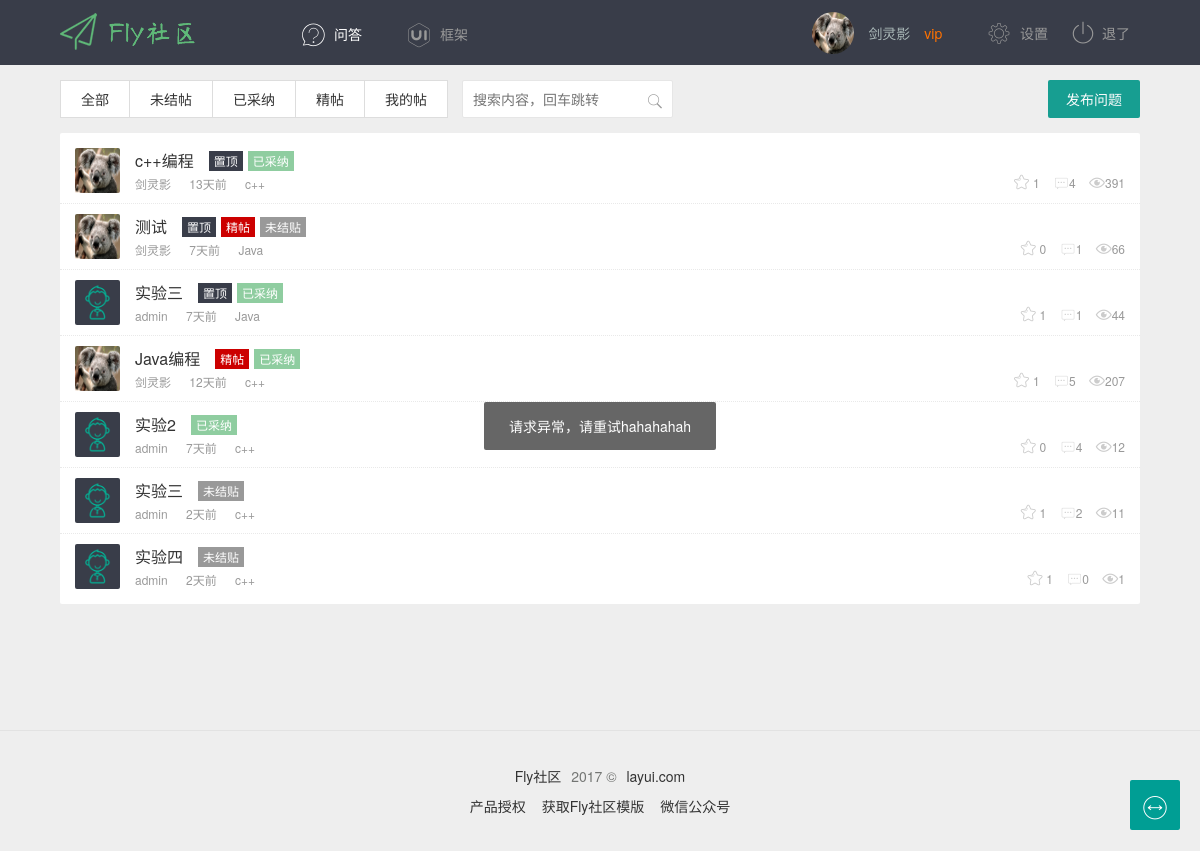
/jie/page/1 (signed in), run on the app's committed database.
### myweb/models.py (models this page shows, shortened)
class Webuser(models.Model):#用户表
    id = models.AutoField(primary_key=True)  # ID
    user=models.OneToOneField(User)#user一对一
    avatar=models.ImageField(upload_to='avatar',blank=True,null=True,default='static/images/avatar/default.png')#头像
    score=models.IntegerField(default=0)#积分
    desc=models.TextField(blank=True,null=True)#签名
    city=models.TextField(max_length=50,blank=True,null=True)#城市
    sex=models.IntegerField(default=0)#0为男，1为女
    qq=models.TextField(max_length=12,blank=True,null=True)
    weibo=models.TextField(max_length=50,blank=True,null=True)
    collection=models.ManyToManyField('Article')#文章收藏，与文章多对多

class Article(models.Model):
    aid=models.AutoField(primary_key=True)
    title=models.CharField(max_length=50,default="这是标题")#文章标题
    content=models.TextField()#正文
    creator=models.ForeignKey(Webuser,default=None)#作者
    pubTime=models.DateTimeField(auto_now_add=True)#发布时间
    parentID=models.ForeignKey('self',default=0)#父贴。0表示为文章，否则为回复
    score=models.IntegerField(default=0,null=True)#帖子悬赏积分
    attach=models.ForeignKey(Attachment,null=True)#帖子附加信息
    Article_Category = models.ManyToManyField('Category')#文章目录

class Category(models.Model):#目录表
    cid=models.CharField(primary_key=True,max_length=50)
    category=models.CharField(max_length=50)#目录名
    group=models.CharField(max_length=50)#目录分组

class Attachment(models.Model):
    id = models.AutoField(primary_key=True)#附件ID
    price=models.IntegerField(default=0)#附件下载所需积分
    data=models.FilePathField(default='/')#附件路径
    isTop=models.IntegerField(default=0)#是否置顶
    isPicked=models.IntegerField(default=0)#是否加精（文章时）|采纳（回复时）
    isFinish=models.IntegerField(default=0)#是否完结
    clicks=models.IntegerField(default=0)#点击数（文章时）|点赞数（回复时）
    replys=models.IntegerField(default=0)#回复数
    votes=models.ManyToManyField('Webuser')#点赞数

### myweb/views.py (the view)
# urls.py: url(r'^jie/page/(\d+)$', myview.jieindex, name='jieindex'),#问答的特定页
def jieindex(request,page=1):
    if request.user.is_authenticated():#用户认证
        page=int(page)
        webuser = Webuser.objects.get(user_id=request.user.id)#获取用户
        num=Article.objects.filter(parentID=0).count()#获取文章总数
        num=int(num/10)+1#总页数
        start=10*(page-1)#起始页
        end=start+10#结束页
        articles=Article.objects.filter(parentID=0).order_by("pubTime").order_by("-attach__isTop")[start:end]#获取始末区间文章
        result={
            "curr":page,#当前页
            "num":num#总页数
        }
        return render(request, 'website/jie/index.html',{'webuser':webuser,"articles":articles,'result':json.dumps(result)})
    else:
        return render(request, 'website/user/login.html')

### myweb/templates/website/jie/index.html (shortened to what this page needs)
{% extends "base.html"%}
  {% load static %}
{% block content%}
<div class="main layui-clear">
  <div class="wrap">
    <div class="content" style="margin-right:0">
      <div class="fly-tab">
        <span>
          <a href="{% url 'jieindex' 1%}">全部</a>
          <a href="{% url 'jietie' "unsolved" 1%}">未结帖</a>
          <a href="{% url 'jietie' "solved" 1%}">已采纳</a>
          <a href="{% url 'jietie' "picked" 1%}">精帖</a>
          <a href="{% url 'userindex' %}">我的帖</a>
        </span>
        <form action="http://cn.bing.com/search" class="fly-search">
          <i class="iconfont icon-sousuo"></i>
          <input class="layui-input" autocomplete="off" placeholder="搜索内容，回车跳转" type="text" name="q">
        </form>
        <a href="{% url 'jieadd' %}" class="layui-btn jie-add">发布问题</a>
      </div>
{% if articles  %}
      <ul class="fly-list">
          {% for article in articles %}
        <li class="fly-list-li">
          <a href="{% url 'userhome' article.creator.user.id %}" class="fly-list-avatar">
            <img src="/{{ article.creator.avatar}}" alt="">
          </a>
          <h2 class="fly-tip">
            <a href="{% url 'jiedetail'  article.aid %}">{{ article.title }}</a>
              {% if article.attach.isTop == 1 %}
            <span class="fly-tip-stick">置顶</span>
              {% endif %}{%if article.attach.isPicked == 1%}
            <span class="fly-tip-jing">精帖</span>
          {% endif %}
          {%if article.attach.isFinish == 0 %}
          <span>未结贴</span>
            {% elif article.attach.isFinish == 1%}
           <span class="fly-tip-jie">已采纳</span>
            {% endif %}
          </h2>
          <p>
            <span><a href="{% url 'userhome' article.creator.user.id %}">{{ article.creator.user.username }}</a></span>
            <span>
            </span>
            <span>{{ article.Article_Category.values_list.0.1 }}</span>
            <span class="fly-list-hint">
              <i class="layui-icon" title="点赞">&#xe600;</i> {{ article.attach.votes.count }}
              <i class="iconfont" title="回答">&#xe60c;</i>{{ article.attach.replys }}
              <i class="iconfont" title="人气">&#xe60b;</i>{{ article.attach.clicks }}
            </span>
          </p>
        </li>
       {% endfor %}
      </ul>
{% else %}
      <div class="fly-none">并无相关数据</div>
{% endif %}
    </div>
  </div>
</div>
{% endblock %}

### templates/base.html (shortened to what this page needs)
  {% load static %}
<!DOCTYPE html>
<html lang="en">
<head>
  <link rel="stylesheet" href="{% static 'layui/css/layui.css' %}">
  <link rel="stylesheet" href="{% static  'css/global.css' %}">
  <link rel="stylesheet" data-href="{% static  'css/full.css' %}" class="fly-style" id="style">
</head>
<body>
<div class="header">
  <div class="main">
    <a class="logo" href="/" title="Fly">Fly社区</a>
    <div class="nav">
      <a class="nav-this" href="{% url 'jieindex' 1 %}">
        <i class="iconfont icon-wenda"></i>问答
      </a>
      <a href="http://www.layui.com/" target="_blank">
        <i class="iconfont icon-ui"></i>框架
      </a>
    </div>
    <div class="nav-user">
{% if request.user.is_authenticated %}
      <a class="avatar" href="{% url 'userhome' request.user.id %}">
        <img src="/{{ webuser.avatar }}">
        <cite>{{ request.user.username}}</cite>
        <i>vip</i>
      </a>
      <div class="nav">
        <a href="{% url 'userset' %}"><i class="iconfont icon-shezhi"></i>设置</a>
        <a href="{% url 'userlogout' %}"><i class="iconfont icon-tuichu" style="top: 0; font-size: 22px;"></i>退了</a>
      </div>
        {% endif %}
    </div>
  </div>
</div>
{% block content %}{% endblock %}
<div class="footer">
  <p><a href="http://fly.layui.com/">Fly社区</a> 2017 &copy; <a href="http://www.layui.com/">layui.com</a></p>
  <p>
    <a href="http://fly.layui.com/auth/get" target="_blank">产品授权</a>
    <a href="http://fly.layui.com/jie/8157.html" target="_blank">获取Fly社区模版</a>
    <a href="http://fly.layui.com/jie/2461.html" target="_blank">微信公众号</a>
  </p>
</div>
</body>
</html>

### static/layui/css/layui.css (style rules this page uses)
.layui-laypage a,a { text-decoration:none }
.layui-btn,.layui-inline,img { vertical-align:middle }
.layui-btn,.layui-unselect { -webkit-user-select:none;-ms-user-select:none;-moz-user-select:none }
.layui-btn,.layui-tree li i,.layui-unselect { -moz-user-select:none }
blockquote,body,button,dd,div,dl,dt,form,h1,h2,h3,h4,h5,h6,input,li,ol,p,pre,td,textarea,th,ul { margin:0;padding:0;-webkit-tap-highlight-color:rgba(0,0,0,0) }
img { display:inline-block;border:none }
li { list-style:none }
h1,h2,h3 { font-size:14px;font-weight:400 }
button,input,optgroup,option,select,textarea { font-family:inherit;font-size:inherit;font-style:inherit;font-weight:inherit;outline:0 }
.layui-icon { font-family:layui-icon!important;font-size:16px;font-style:normal;-webkit-font-smoothing:antialiased;-moz-osx-font-smoothing:grayscale }
body { line-height:24px;font:14px Helvetica Neue,Helvetica,PingFang SC,\5FAE\8F6F\96C5\9ED1,Tahoma,Arial,sans-serif }
a { color:#333 }
a cite { font-style:normal;*cursor:pointer }
.layui-clear { clear:both;*zoom:1 }
.layui-clear:after { content:'\20';clear:both;*zoom:1;display:block;height:0 }
.layui-btn,.layui-input,.layui-select,.layui-textarea,.layui-upload-button { outline:0;-webkit-transition:border-color .3s cubic-bezier(.65,.05,.35,.5);transition:border-color .3s cubic-bezier(.65,.05,.35,.5);-webkit-box-sizing:border-box!important;-moz-box-sizing:border-box!important;box-sizing:border-box!important }
.layui-btn { display:inline-block;height:38px;line-height:38px;padding:0 18px;background-color:#009688;color:#fff;white-space:nowrap;text-align:center;font-size:14px;border:none;border-radius:2px;cursor:pointer;opacity:.9;filter:alpha(opacity=90) }
.layui-input,.layui-select,.layui-textarea { height:38px;line-height:38px;line-height:36px\9;border:1px solid #e6e6e6;background-color:#fff;border-radius:2px }
.layui-input,.layui-textarea { display:block;width:100%;padding-left:10px }

### data on the page
Webuser: avatar (picture)
Article: creator.avatar (picture), title "c++编程", shows "置顶", shows "已采纳", creator.user.username "剑灵影", Article_Category.values_list.0.1 "c++", attach.votes.count "1", attach.replys "4", attach.clicks "391"
Article: creator.avatar (picture), title "测试", shows "置顶", shows "精帖", shows "未结贴", creator.user.username "剑灵影", Article_Category.values_list.0.1 "Java", attach.votes.count "0", attach.replys "1", attach.clicks "66"
Article: creator.avatar (placeholder picture), title "实验三", shows "置顶", shows "已采纳", creator.user.username "admin", Article_Category.values_list.0.1 "Java", attach.votes.count "1", attach.replys "1", attach.clicks "44"
Article: creator.avatar (picture), title "Java编程", shows "精帖", shows "已采纳", creator.user.username "剑灵影", Article_Category.values_list.0.1 "c++", attach.votes.count "1", attach.replys "5", attach.clicks "207"
Article: creator.avatar (placeholder picture), title "实验2", shows "已采纳", creator.user.username "admin", Article_Category.values_list.0.1 "c++", attach.votes.count "0", attach.replys "4", attach.clicks "12"
Article: creator.avatar (placeholder picture), title "实验三", shows "未结贴", creator.user.username "admin", Article_Category.values_list.0.1 "c++", attach.votes.count "1", attach.replys "2", attach.clicks "11"
Article: creator.avatar (placeholder picture), title "实验四", shows "未结贴", creator.user.username "admin", Article_Category.values_list.0.1 "c++", attach.votes.count "1", attach.replys "0", attach.clicks "1"

### other printed values
{{ request.user.username }} "剑灵影"
